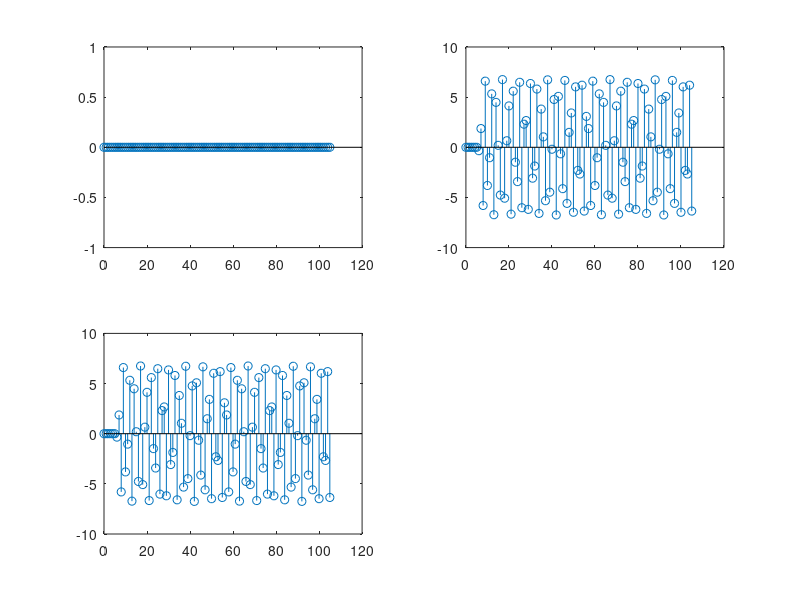

This chart was generated by the following MATLAB code:
clc
clear all
close all
num=[0.5 -2 5]
den=[1 0 0]
n=0:1:100;
n1=0:1:105;
x1=sin(2*pi*0.62*n);
x2=[zeros(1,5) x1];
y1=filter(num,den,x2);
y2=filter(num,den,x1);
y3=[zeros(1,5) y2];
y4=y3-y1;

subplot(2,2,1);
stem(n1,y4);


subplot(2,2,2);
stem(n1,y3);
subplot(2,2,3);
stem(n1,y1);